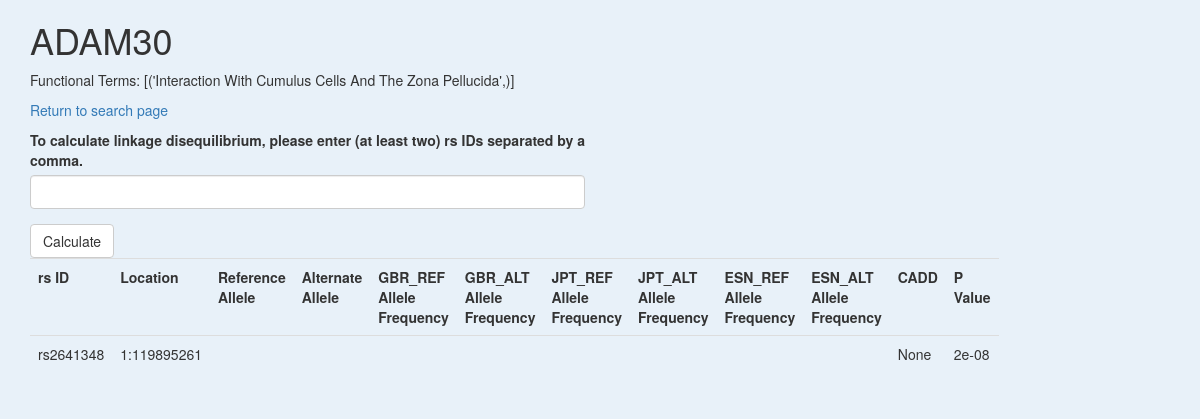
The page /Gene/ADAM30 on the database its author committed.
### tables this page shows
CREATE TABLE Gene (
	id text PRIMARY KEY,
	FUNCTIONAL text
);

CREATE TABLE SNP (
	id text PRIMARY KEY,
    CHR_N integer,
    CHR_P integer,
	REF_ALLELE text,
	ALT_ALLELE text,
    GBR_REF_FREQ real,
    GBR_ALT_FREQ real,
    JPT_REF_FREQ real,
    JPT_ALT_FREQ real,
    ESN_REF_FREQ real,
    ESN_ALT_FREQ real,
	CADD real,
    UNIQUE(id)
);

### main.py (the view, shortened to what this page needs)
@app.route('/Gene/<id>', methods=['GET', 'POST'])
def Gene(id):
    try:
        conn = sqlite3.connect('Database/Database.db') # Connect to database
        cur = conn.cursor()
        cur.execute("""SELECT SNP.id,
        CHR_N, CHR_P,
        REF_ALLELE, ALT_ALLELE,
        GBR_REF_FREQ, GBR_ALT_FREQ,
        JPT_REF_FREQ, JPT_ALT_FREQ,
        ESN_REF_FREQ, ESN_ALT_FREQ,
        CADD,
        MIN(P_VALUE)
        FROM Gene
        LEFT JOIN Gene_SNP ON Gene.id = Gene_SNP.GENE_ID
        LEFT JOIN SNP ON SNP.id = Gene_SNP.SNP_ID
        INNER JOIN P_Value ON SNP.id = P_value.RS_ID
        WHERE Gene.id = ?
        GROUP BY SNP.id
        """, [id])
        rows = cur.fetchall()
        cur.execute("SELECT FUNCTIONAL FROM Gene WHERE id = ?", [id])
        func = cur.fetchall()
        print(func)
        conn.close()
        form = LDForm()
        if len(rows) == 0:
            return render_template('404.html', id=id) # If there are no results, 404 page will be rendered
        return render_template('Gene.html', id=id, rows=rows, func=func, form=form) # Otherwsie Gene.html rendered
    except Exception as e:
        error_text = "<p>The error:<br>" + str(e) + "</p>"
        hed = '<h1>Something is broken.</h1>'
        return hed + error_text

### main.py
class LDForm(FlaskForm):
    ld = StringField('To calculate linkage disequilibrium, please enter (at least two) rs IDs separated by a comma.')
    search= SubmitField('Calculate')

### templates/Gene.html (shortened to what this page needs)
{% extends 'bootstrap/base.html' %}
{% import "bootstrap/wtf.html" as wtf %}
{% block styles %}
{{ super() }}
{% endblock %}
{% block content %}
<div class="container">
  <div class="row">
    <div class="col-sm-6">
      <h1 class="pt-5 pb-2">{{ id }}</h1>
      <p>Functional Terms: {{ func }}</p>
      <p><a href="{{ url_for('index') }}">Return to search page</a></p>
      {{ wtf.quick_form(form) }}
        <table class="table">
            <tr>
                <th>rs ID</th>
                <th>Location</th>
                <th>Reference Allele</th>
                <th>Alternate Allele</th>
                <th>GBR_REF Allele Frequency</th>
                <th>GBR_ALT Allele Frequency</th>
                <th>JPT_REF Allele Frequency</th>
                <th>JPT_ALT Allele Frequency</th>
                <th>ESN_REF Allele Frequency</th>
                <th>ESN_ALT Allele Frequency</th>
                <th>CADD</th>
                <th>P Value</th>
            </tr>
            {% for row in rows %}
            <tr>
                <td>{{ row[0] }}</td>
                <td>{{ row[1] }}:{{ row[2] }}</td>
                <td>{{ row[3] }}</td>
                <td>{{ row[4] }}</td>
                <td>{{ row[5] }}</td>
                <td>{{ row[6] }}</td>
                <td>{{ row[7] }}</td>
                <td>{{ row[8] }}</td>
                <td>{{ row[9] }}</td>
                <td>{{ row[10] }}</td>
                <td>{{ row[11] }}</td>
                <td>{{ row[12] }}</td>
            </tr>
            {% endfor %}
        </table>
    </div>
  </div>
</div>
{% endblock %}

### templates/Gene.html (style rules this page uses)
body { background: #e8f1f9; }

### rows shown on the page
Gene: id "ADAM30"
SNP: id "rs2641348", CHR_N "1", CHR_P "119895261", row "None", row "2e-08"

### other values the page prints
{{ func }} "[('Interaction With Cumulus Cells And The Zona Pellucida',)]"
